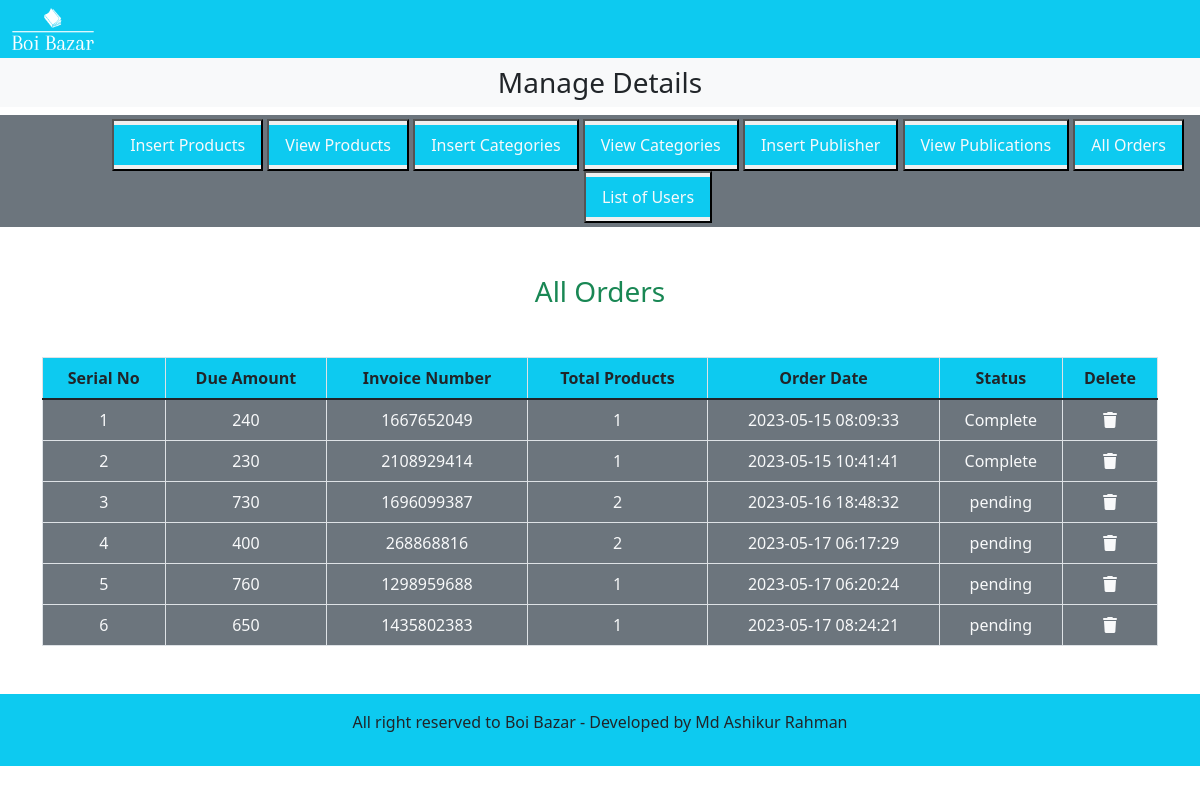
The page /admin_area/index.php?list_orders on the database its author committed.
### tables this page shows
CREATE TABLE `user_orders` (
  `order_id` int(11) NOT NULL,
  `user_id` int(11) NOT NULL,
  `amount_due` int(255) NOT NULL,
  `invoice_number` int(255) NOT NULL,
  `total_products` int(255) NOT NULL,
  `order_date` timestamp NOT NULL DEFAULT current_timestamp() ON UPDATE current_timestamp(),
  `order_status` varchar(255) NOT NULL
);

### admin_area/list_orders.php (the view, shortened to what this page needs)
    <h3 class="text-center text-success"> All Orders</h3>
    <table class="table table-bordered mt-5">
        <thead class="bg-info text-center">
            <tr>
                <th>Serial No</th>
                <th>Due Amount</th>
                <th>Invoice Number</th>
                <th>Total Products</th>
                <th>Order Date</th>
                <th>Status</th>
                <th>Delete</th>
            </tr>
        </thead>
<?php
         $get_orders= "Select * from `user_orders`";
         $result=mysqli_query($con, $get_orders);
         $number=0;
         while($row=mysqli_fetch_assoc($result)){
            $amount_due=$row['amount_due'];
            $invoice_number=$row['invoice_number'];
            $total_products=$row['total_products'];
            $order_date=$row['order_date'];
            $order_status=$row['order_status'];
            $number++;
?>
            <tr class='bg-secondary text-light text-center'>
            <td><?php echo $number ?></td>
            <td><?php echo $amount_due ?></td>
            <td><?php echo $invoice_number ?></td>
            <td><?php echo $total_products ?></td>
            <td><?php echo $order_date ?></td>
            <td><?php echo $order_status ?></td>
            <td><a href='' class='text-light'> <i class='fa-solid fa-trash'></i> </a></td>
        </tr>
        <?php
            }
         ?>
    </table>

### style.css (style rules this page uses)
* { margin: 0; padding: 0; box-sizing: border-box; }
body { overflow-x: hidden; }

### rows shown on the page
user_orders: amount_due "240", invoice_number "1667652049", total_products "1", order_date "2023-05-15 08:09:33", order_status "Complete"
user_orders: amount_due "230", invoice_number "2108929414", total_products "1", order_date "2023-05-15 10:41:41", order_status "Complete"
user_orders: amount_due "730", invoice_number "1696099387", total_products "2", order_date "2023-05-16 18:48:32", order_status "pending"
user_orders: amount_due "400", invoice_number "268868816", total_products "2", order_date "2023-05-17 06:17:29", order_status "pending"
user_orders: amount_due "760", invoice_number "1298959688", total_products "1", order_date "2023-05-17 06:20:24", order_status "pending"
user_orders: amount_due "650", invoice_number "1435802383", total_products "1", order_date "2023-05-17 08:24:21", order_status "pending"
